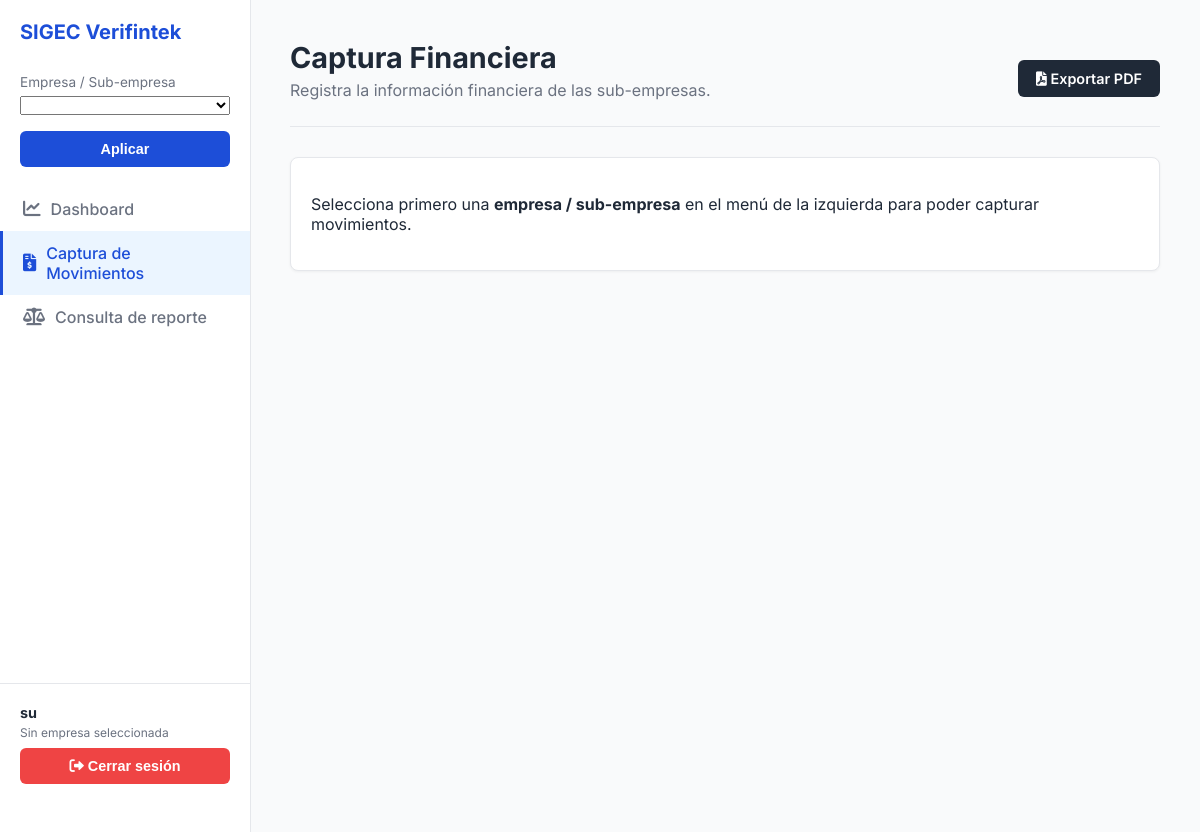
Page /captura/ (signed in) on the earlier database version.
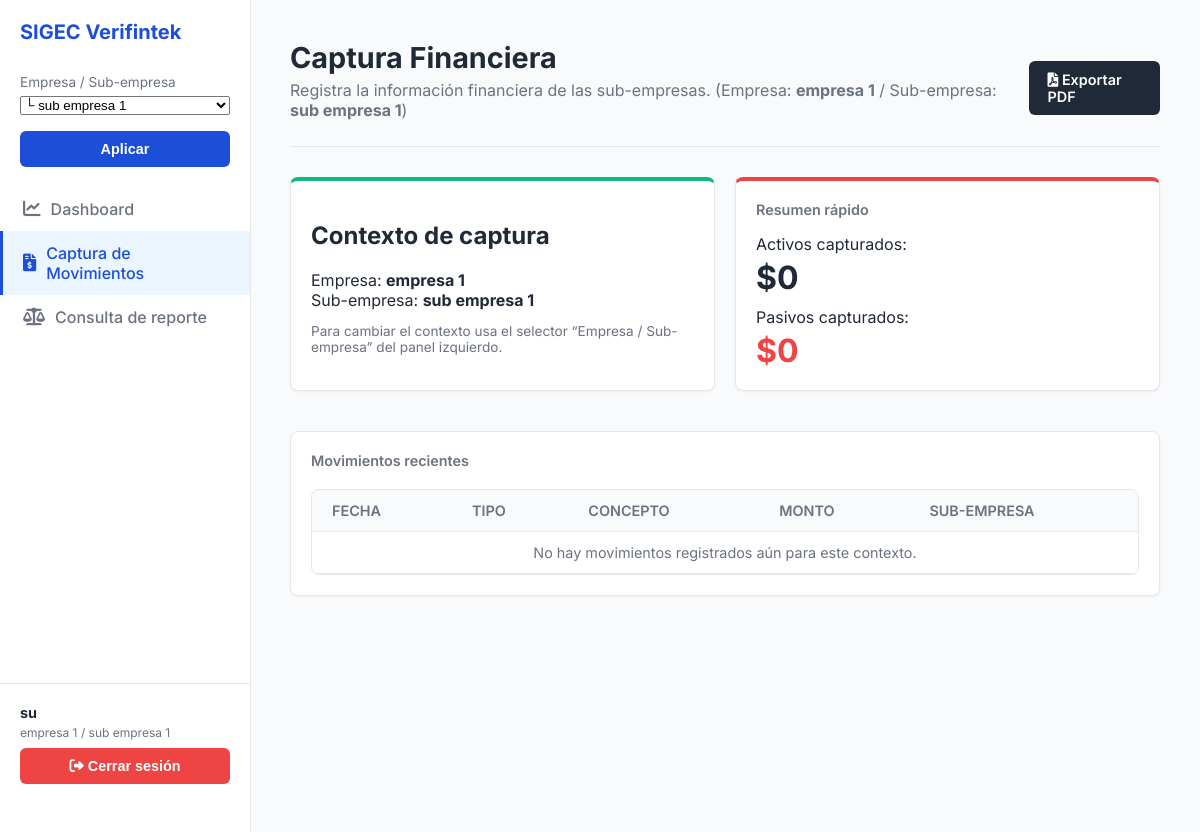
Same page on the later database version.
### core/models.py (models this page shows, shortened)
class Empresa(models.Model):
    nombre = models.CharField(max_length=255, unique=True)
    descripcion = models.TextField(blank=True)
    capital_inicial = models.DecimalField(
        max_digits=14,
        decimal_places=2,
        null=True,
        blank=True,
        help_text="Capital inicial registrado de la empresa.",
    )
    creado_en = models.DateTimeField(auto_now_add=True)
    actualizado_en = models.DateTimeField(auto_now=True)
    class Meta:
        verbose_name = "Empresa"
        verbose_name_plural = "Empresas"

class Subempresa(models.Model):
    empresa = models.ForeignKey(
        Empresa,
        on_delete=models.CASCADE,
        related_name="subempresas",
    )
    nombre = models.CharField(max_length=255)
    descripcion = models.TextField(blank=True)
    esta_activa = models.BooleanField(default=True)
    creado_en = models.DateTimeField(auto_now_add=True)
    actualizado_en = models.DateTimeField(auto_now=True)
    class Meta:
        verbose_name = "Sub-empresa"
        verbose_name_plural = "Sub-empresas"
        unique_together = ("empresa", "nombre")

### core/views.py (the view)
# urls.py: path("captura/", views.captura_view, name="captura"),
@login_required(login_url="core:login")
def captura_view(request):
    ctx = _contexto_usuario(request)
    empresa = ctx["empresa_actual"]
    subempresa = ctx["subempresa_actual"]
    if not empresa or not subempresa:
        ctx.update({
            "puede_capturar": False,
            "movimientos": [],
            "total_activos": 0,
            "total_pasivos": 0,
        })
        return render(request, "core/captura.html", ctx)
    qs = Movimiento.objects.filter(
        empresa=empresa,
        subempresa=subempresa,
    ).order_by("-fecha_registro", "-id")
    total_activos = (
        qs.filter(tipo=Movimiento.TipoMovimiento.ACTIVO)
          .aggregate(total=Sum("monto_total"))["total"] or 0
    )
    total_pasivos = (
        qs.filter(tipo=Movimiento.TipoMovimiento.PASIVO)
          .aggregate(total=Sum("monto_total"))["total"] or 0
    )
    ctx.update({
        "puede_capturar": True,
        "movimientos": qs,
        "total_activos": total_activos,
        "total_pasivos": total_pasivos,
    })
    return render(request, "core/captura.html", ctx)

### core/templates/core/captura.html (shortened to what this page needs)
{% extends "core/base.html" %}
{% block header %}
<div style="display: flex; justify-content: space-between; align-items: center;">
    <div>
        <h2>Captura Financiera</h2>
        <p>
            Registra la información financiera de las sub-empresas.
            {% if empresa_actual %}
                (Empresa: <strong>{{ empresa_actual.nombre }}</strong>
                {% if subempresa_actual %} / Sub-empresa: <strong>{{ subempresa_actual.nombre }}</strong>{% endif %})
            {% endif %}
        </p>
    </div>
    <a href="#" class="btn" style="background-color: var(--color-text-dark); color: white;">
        <i class="fas fa-file-pdf"></i> Exportar PDF
    </a>
</div>
{% endblock %}
{% block content %}
{% if not empresa_actual %}
    <div class="card">
        <p>
            Selecciona primero una <strong>empresa / sub-empresa</strong>
            en el menú de la izquierda para poder capturar movimientos.
        </p>
    </div>
{% else %}
    <div class="select-grid">
        <div class="card" style="border-top: 4px solid var(--color-accent-green);">
            <h2>Contexto de captura</h2>
            <p style="margin-bottom: 8px;">
                Empresa: <strong>{{ empresa_actual.nombre }}</strong><br>
                Sub-empresa:
                {% if subempresa_actual %}
                    <strong>{{ subempresa_actual.nombre }}</strong>
                {% else %}
                    <span style="color: var(--color-text-light);">todas las sub-empresas</span>
                {% endif %}
            </p>
            <p style="font-size: 0.85rem; color: var(--color-text-light);">
                Para cambiar el contexto usa el selector “Empresa / Sub-empresa”
                del panel izquierdo.
            </p>
        </div>
        <div class="card" style="border-top: 4px solid var(--color-danger-red);">
            <h3>Resumen rápido</h3>
            <p style="margin-bottom: 4px;">Activos capturados:</p>
            <div class="value">
                ${{ total_activos|default:0|floatformat:0 }}
            </div>
            <p style="margin-top: 10px; margin-bottom: 4px;">Pasivos capturados:</p>
            <div class="value" style="color: var(--color-danger-red);">
                ${{ total_pasivos|default:0|floatformat:0 }}
            </div>
        </div>
    </div>
    <div class="card" style="margin-top: 30px;">
        <h3>Movimientos recientes</h3>
        <div class="table-container">
            <table>
                <thead>
                <tr>
                    <th>Fecha</th>
                    <th>Tipo</th>
                    <th>Concepto</th>
                    <th>Monto</th>
                    <th>Sub-empresa</th>
                </tr>
                </thead>
                <tbody>
                {% if movimientos %}
                    {% for mov in movimientos %}
                        <tr>
                            <td>{{ mov.fecha_registro }}</td>
                            <td>{{ mov.get_tipo_display }}</td>
                            <td>{{ mov.concepto.nombre }}</td>
                            <td>${{ mov.monto_total }}</td>
                            <td>
                                {% if mov.subempresa %}
                                    {{ mov.subempresa.nombre }}
                                {% else %}
                                    –
                                {% endif %}
                            </td>
                        </tr>
                    {% endfor %}
                {% else %}
                    <tr>
                        <td colspan="5" style="text-align:center; color:var(--color-text-light);">
                            No hay movimientos registrados aún para este contexto.
                        </td>
                    </tr>
                {% endif %}
                </tbody>
            </table>
        </div>
    </div>
{% endif %}
{% endblock %}

### core/templates/core/base.html (shortened to what this page needs)
{% load static %}
<!DOCTYPE html>
<html lang="es">
<head>
    <link rel="stylesheet" href="{% static 'core/style.css' %}">
    <link rel="stylesheet"
          href="https://cdnjs.cloudflare.com/ajax/libs/font-awesome/6.0.0-beta3/css/all.min.css">
</head>
<body>
<div class="app-container">
    {% block sidebar %}
    <aside class="sidebar">
        <div class="logo-section">SIGEC Verifintek</div>
        {% if user.is_authenticated %}
        <form method="post" action="{% url 'core:cambiar_contexto' %}" style="padding: 0 20px 20px;">
            <label for="contexto_select"
                style="display:block; font-size:0.85rem; color:var(--color-text-light); margin-bottom:4px;">
                Empresa / Sub-empresa
            </label>
            <select name="contexto" id="contexto_select" style="width:100%; margin-bottom:8px;">
                {% for emp in empresas_disponibles %}
                    {% for sub in emp.subempresas.all %}
                        <option value="subempresa:{{ sub.id }}"
                            {% if subempresa_actual and sub.id == subempresa_actual.id %}selected{% endif %}>
                            └ {{ sub.nombre }}
                        </option>
                    {% endfor %}
                {% endfor %}
            </select>
            <button type="submit" class="btn btn-primary" style="margin-top:8px; width:100%;">Aplicar</button>
        </form>
        {% endif %}
        <a href="{% url 'core:dashboard' %}"
        class="nav-link {% if request.resolver_match.url_name == 'dashboard' %}active{% endif %}">
            <i class="fas fa-chart-line"></i> <span>Dashboard</span>
        </a>
        <a href="{% url 'core:captura' %}"
        class="nav-link {% if request.resolver_match.url_name == 'captura' %}active{% endif %}">
            <i class="fas fa-file-invoice-dollar"></i> <span>Captura de Movimientos</span>
        </a>
        <a href="{% url 'core:balance' %}"
        class="nav-link {% if request.resolver_match.url_name == 'balance' %}active{% endif %}">
            <i class="fas fa-balance-scale"></i> <span>Consulta de reporte</span>
        </a>
        <div class="user-profile">
            {% if request.user.is_authenticated %}
                <div style="display:flex; flex-direction:column; gap:4px;">
                    <strong>{{ request.user.get_username }}</strong>
                    {% if empresa_actual %}
                        <small>
                            {{ empresa_actual.nombre }}
                            {% if subempresa_actual %} / {{ subempresa_actual.nombre }}{% endif %}
                        </small>
                    {% else %}
                        <small>Sin empresa seleccionada</small>
                    {% endif %}
                </div>
                <form method="post" action="{% url 'core:logout' %}" style="margin-top:8px;">
                    <button type="submit"
                            class="btn"
                            style="width:100%; background-color: var(--color-danger-red); color: var(--color-white); border:none;">
                        <i class="fas fa-sign-out-alt"></i> Cerrar sesión
                    </button>
                </form>
            {% else %}
                <strong>Invitado</strong>
                <small>No autenticado</small>
            {% endif %}
        </div>
    </aside>
    {% endblock %}
    <main class="main-content">
        <div class="header-content">
            {% block header %}{% endblock %}
        </div>
        {% block content %}{% endblock %}
    </main>
</div>
</body>
</html>

Differences in the rows shown:
added Empresa: nombre "empresa 1"
added Subempresa: nombre "sub empresa 1"
Other differences:
form field contexto: (not shown) → "└ sub empresa 1"
{{ total_activos|default:0|floatformat:0 }}: (not shown) → "0"
{{ total_pasivos|default:0|floatformat:0 }}: (not shown) → "0"
text no longer shown: "Sin empresa seleccionada Selecciona primero una empresa / sub-empresa en el menú de la izquierda para poder capturar movimientos."
text now shown: "/ (Empresa: / Sub-empresa: ) Contexto de captura Empresa: Sub-empresa: Para cambiar el contexto usa el selector “Empresa / Sub-empresa” del panel izquierdo. Resumen rápido Activos capturados: $ Pasivos capturados: $ Movimientos recientes FECHA TIPO CONCEPTO MONTO SUB-EMPRESA No hay movimientos registrados aún para este contexto."
